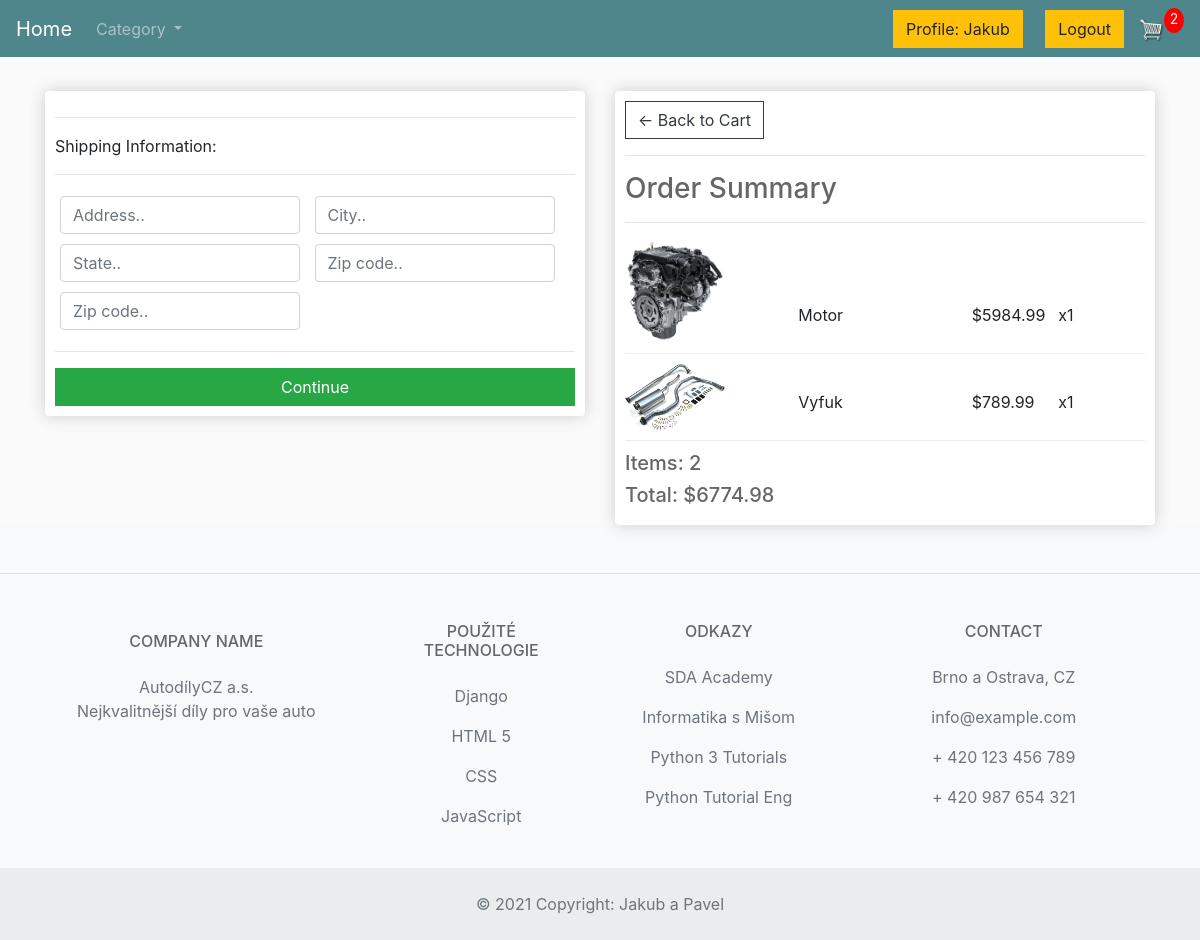
/checkout/ (signed in), run on an earlier commit of the app's database.
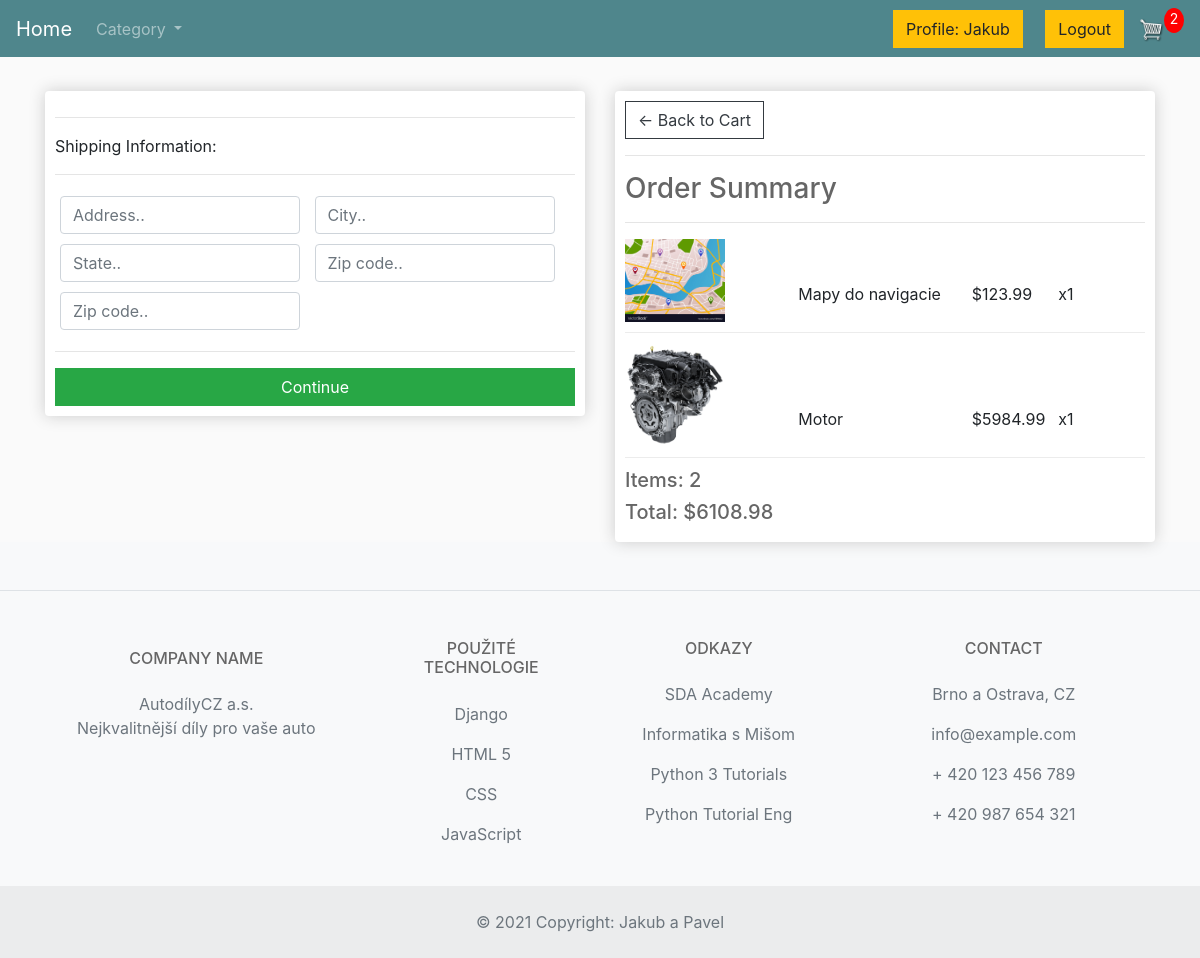
And on a later commit of the database.
### store/models.py (models this page shows, shortened)
class OrderItem(models.Model):
    product = models.ForeignKey(Product, on_delete=models.SET_NULL, null=True)
    order = models.ForeignKey(Order, on_delete=models.SET_NULL, null=True)
    quantity = models.IntegerField(default=0, null=True, blank=True)
    date_added = models.DateTimeField(auto_now_add=True)
    @property
    def get_total(self):
        total = self.product.price * self.quantity
        return total

class Product(models.Model):
    name = models.CharField(max_length=200)
    price = models.FloatField()
    digital = models.BooleanField(default=False, null=True, blank=True)
    Description = models.CharField(max_length=500, default="bez popisu")
    image = models.ImageField(null=True, blank=True)
    category = models.ManyToManyField(Category, related_name='products')
    @property
    def imageURL(self):
        try:
            url = self.image.url
        except:
            url = ''
        return url

class Order(models.Model):
    customer = models.ForeignKey(Customer, on_delete=models.SET_NULL, null=True, blank=True)
    date_ordered = models.DateTimeField(auto_now_add=True)
    complete = models.BooleanField(default=False)
    transaction_id = models.CharField(max_length=100, null=True)
    @property
    def shipping(self):
        shipping = False
        orderitems = self.orderitem_set.all()
        for i in orderitems:
            if i.product.digital == False:
                shipping = True
        return shipping
    @property
    def get_cart_total(self):
        orderitems = self.orderitem_set.all()
        total = sum([item.get_total for item in orderitems])
        return total
    @property
    def get_cart_items(self):
        orderitems = self.orderitem_set.all()
        total = sum([item.quantity for item in orderitems])
        return total

### store/views.py (the view)
# urls.py: path('checkout/', views.checkout, name="checkout"),
def checkout(request):
    data = cartData(request)
    categorys = Category.objects.all()
    cartItems = data['cartItems']
    order = data['order']
    items = data['items']
    context = {'items': items, 'order': order, 'cartItems': cartItems, 'categorys': categorys}
    return render(request, 'store/checkout.html', context)

### store/utils.py (called while the page is built)
def cartData(request):
    if request.user.is_authenticated:
        customer = request.user.customer
        order, created = Order.objects.get_or_create(customer=customer, complete=False)
        items = order.orderitem_set.all()
        cartItems = order.get_cart_items
    else:
        cookieData = cookieCart(request)
        cartItems = cookieData['cartItems']
        order = cookieData['order']
        items = cookieData['items']
    return {'cartItems': cartItems, 'order': order, 'items': items}

### store/templates/store/checkout.html (shortened to what this page needs)
{% extends 'store/main.html' %}
{% load static %}
{% block content %}
     <div class="row">
		<div class="col-lg-6">
			<div class="box-element" id="form-wrapper">
				<form id="form">
					<div id="shipping-info">
						<hr>
						<p>Shipping Information:</p>
						<hr>
						<div class="form-field">
							<input class="form-control" type="text" name="address" placeholder="Address..">
						</div>
						<div class="form-field">
							<input class="form-control" type="text" name="city" placeholder="City..">
						</div>
						<div class="form-field">
							<input class="form-control" type="text" name="state" placeholder="State..">
						</div>
						<div class="form-field">
							<input class="form-control" type="text" name="zipcode" placeholder="Zip code..">
						</div>
						<div class="form-field">
							<input class="form-control" type="text" name="country" placeholder="Zip code..">
						</div>
					</div>
					<hr>
					<input id="form-button" class="btn btn-success btn-block" type="submit" value="Continue">
				</form>
			</div>
			<br>
		</div>
		<div class="col-lg-6">
			<div class="box-element">
				<a  class="btn btn-outline-dark" href="{% url 'cart' %}">&#x2190; Back to Cart</a>
				<hr>
				<h3>Order Summary</h3>
				<hr>
				{% for item in items %}
				<div class="cart-row">
					<div style="flex:2"><img class="row-image" src="{{item.product.imageURL}}"></div>
					<div style="flex:2"><p>{{item.product.name}}</p></div>
					<div style="flex:1"><p>${{item.product.price|floatformat:2}}</p></div>
					<div style="flex:1"><p>x{{item.quantity}}</p></div>
				</div>
				{% endfor %}
				<h5>Items:   {{order.get_cart_items}}</h5>
				<h5>Total:   ${{order.get_cart_total|floatformat:2}}</h5>
			</div>
		</div>
	</div>
{% endblock content %}

What changed in the data, as far as the page shows it:
removed OrderItem: product.imageURL (picture), product.name "Vyfuk", product.price "789.99", quantity "1"
added OrderItem: product.imageURL (picture), product.name "Mapy do navigacie", product.price "123.99", quantity "1"
computed for Order: get_cart_total "6774.98" → "6108.98"
